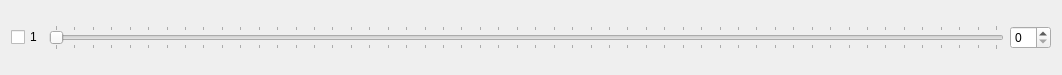
<?xml version="1.0" encoding="UTF-8"?>
<ui version="4.0">
 <class>AxesToButtons</class>
 <widget class="QWidget" name="AxesToButtons">
  <property name="geometry">
   <rect>
    <x>0</x>
    <y>0</y>
    <width>1062</width>
    <height>75</height>
   </rect>
  </property>
  <property name="windowTitle">
   <string>Form</string>
  </property>
  <layout class="QHBoxLayout" name="horizontalLayout">
   <item>
    <widget class="QCheckBox" name="checkBox_A2bIndex">
     <property name="text">
      <string>1</string>
     </property>
    </widget>
   </item>
   <item>
    <widget class="QSlider" name="slider_A2bPoints">
     <property name="maximum">
      <number>255</number>
     </property>
     <property name="value">
      <number>0</number>
     </property>
     <property name="tracking">
      <bool>true</bool>
     </property>
     <property name="orientation">
      <enum>Qt::Horizontal</enum>
     </property>
     <property name="invertedAppearance">
      <bool>false</bool>
     </property>
     <property name="invertedControls">
      <bool>false</bool>
     </property>
     <property name="tickPosition">
      <enum>QSlider::TicksBothSides</enum>
     </property>
     <property name="tickInterval">
      <number>5</number>
     </property>
    </widget>
   </item>
   <item>
    <widget class="QSpinBox" name="spinBox_A2bCount"/>
   </item>
  </layout>
 </widget>
 <resources/>
 <connections/>
</ui>
